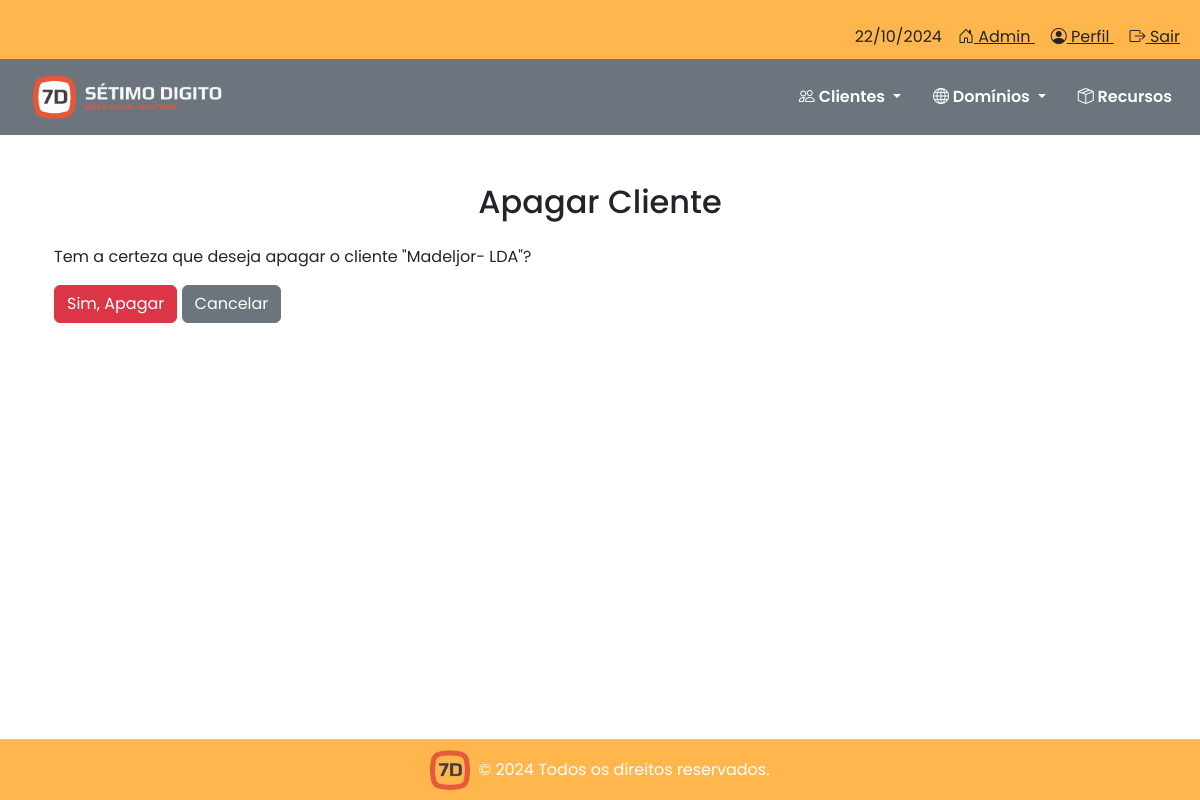
Page /clientes/apagar/2/ on the earlier database version.
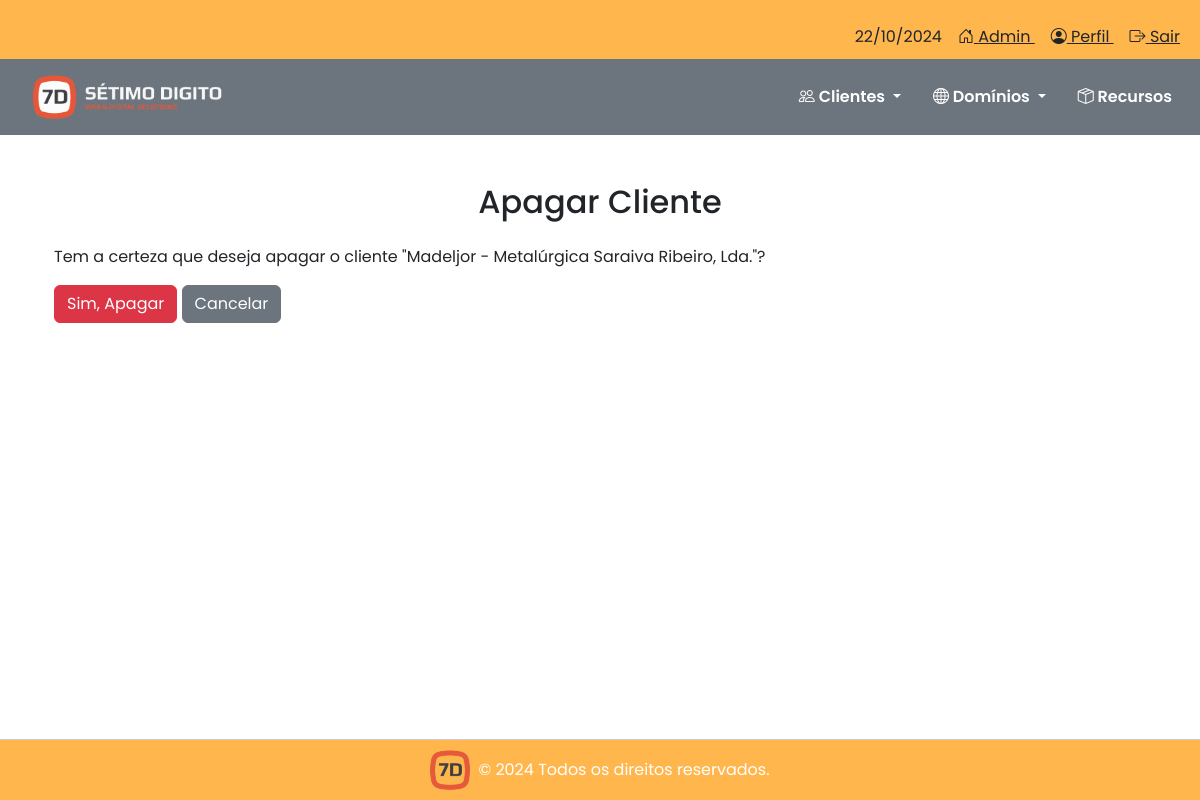
Same page on the later database version.
### clientes/models.py (models this page shows, shortened)
class Cliente(models.Model):
    nome = models.CharField(max_length=255)
    nif = models.CharField(max_length=9, verbose_name='Número de Identificação Fiscal')
    morada = models.CharField(max_length=255, blank=True, null=True)
    codigo_postal = models.CharField(max_length=10, blank=True, null=True)
    localidade = models.CharField(max_length=100, blank=True, null=True)
    telefone = models.CharField(max_length=15, blank=True, null=True)
    email = models.EmailField(blank=True, null=True)
    website = models.URLField(blank=True, null=True)
    cliente_desde = models.DateField(blank=True, null=True)

### clientes/views.py (the view)
# urls.py: path('clientes/apagar/<int:cliente_id>/', views.apagar_cliente, name='apagar_cliente'),
def apagar_cliente(request, cliente_id):
    cliente = get_object_or_404(Cliente, pk=cliente_id)
    if request.method == 'POST':
        cliente.delete()
        return redirect('listar_clientes')
    return render(request, 'clientes/apagar_cliente.html', {'cliente': cliente})

### clientes/templates/clientes/apagar_cliente.html (shortened to what this page needs)
{% extends 'base.html' %}
{% block content %}
<div class="container mt-5">
    <h2 class="text-center mb-4">Apagar Cliente</h2>
    <p>Tem a certeza que deseja apagar o cliente "{{ cliente.nome }}"?</p>
    <form method="POST">
        <button type="submit" class="btn btn-danger">Sim, Apagar</button>
        <a href="{% url 'listar_clientes' %}" class="btn btn-secondary">Cancelar</a>
    </form>
</div>
{% endblock %}

Differences in the rows shown:
changed Cliente: nome "Madeljor- LDA" → "Madeljor - Metalúrgica Saraiva Ribeiro, Lda."
